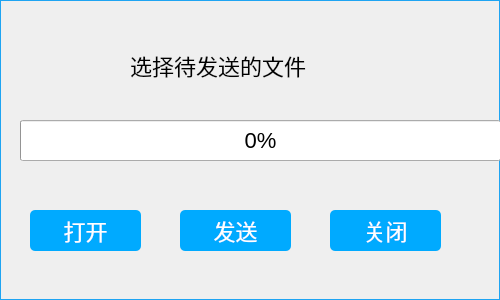
<?xml version="1.0" encoding="UTF-8"?>
<ui version="4.0">
 <class>TcpServer</class>
 <widget class="QDialog" name="TcpServer">
  <property name="geometry">
   <rect>
    <x>0</x>
    <y>0</y>
    <width>500</width>
    <height>300</height>
   </rect>
  </property>
  <property name="windowTitle">
   <string>发送端</string>
  </property>
  <property name="styleSheet">
   <string notr="true">#TcpServer{
border-image: url(:/res/bluebackground.jpg);
border-width : 1px;

border-color : #1ea4f2;

border-style : solid;

border-width : 1px;
}


*{
font-size:22px;
}

#frame{border-radius:15px;}

</string>
  </property>
  <widget class="QLabel" name="serverStatusLabel">
   <property name="geometry">
    <rect>
     <x>130</x>
     <y>40</y>
     <width>351</width>
     <height>51</height>
    </rect>
   </property>
   <property name="styleSheet">
    <string notr="true">font: 16pt &quot;微软雅黑&quot;;</string>
   </property>
   <property name="text">
    <string>选择待发送的文件</string>
   </property>
  </widget>
  <widget class="QProgressBar" name="progressBar">
   <property name="geometry">
    <rect>
     <x>20</x>
     <y>120</y>
     <width>481</width>
     <height>41</height>
    </rect>
   </property>
   <property name="value">
    <number>0</number>
   </property>
  </widget>
  <widget class="QPushButton" name="serverOpenBtn">
   <property name="geometry">
    <rect>
     <x>30</x>
     <y>210</y>
     <width>111</width>
     <height>41</height>
    </rect>
   </property>
   <property name="styleSheet">
    <string notr="true">background-color: rgb(0, 170, 255);
border-radius:5px;
color: rgb(255, 255, 255);</string>
   </property>
   <property name="text">
    <string>打开</string>
   </property>
  </widget>
  <widget class="QPushButton" name="serverSendBtn">
   <property name="geometry">
    <rect>
     <x>180</x>
     <y>210</y>
     <width>111</width>
     <height>41</height>
    </rect>
   </property>
   <property name="styleSheet">
    <string notr="true">background-color: rgb(0, 170, 255);
border-radius:5px;
color: rgb(255, 255, 255);</string>
   </property>
   <property name="text">
    <string>发送</string>
   </property>
  </widget>
  <widget class="QPushButton" name="serverCloseBtn">
   <property name="geometry">
    <rect>
     <x>330</x>
     <y>210</y>
     <width>111</width>
     <height>41</height>
    </rect>
   </property>
   <property name="styleSheet">
    <string notr="true">background-color: rgb(0, 170, 255);
border-radius:5px;
color: rgb(255, 255, 255);</string>
   </property>
   <property name="text">
    <string>关闭</string>
   </property>
  </widget>
 </widget>
 <resources/>
 <connections/>
</ui>
